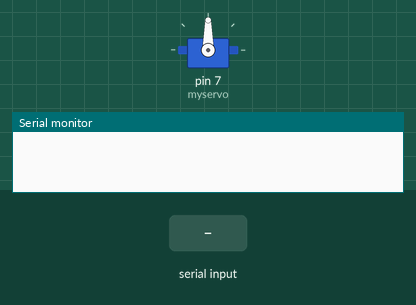
Simulated run of this sketch. Board: Arduino Uno, built with avr-gcc and run on an emulated ATmega328P. Parts: servo, the last lines printed to the serial monitor. The inputs (shaded band) are chosen by the test bench.

Above: at 1.2 s.
1.3 s: "<90,45>" received over Serial
At 2.5 s:
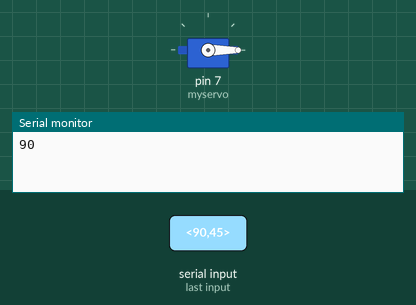
Timing chart, 0 to 4.3 s (numbered marks = the images above; inputs shaded):
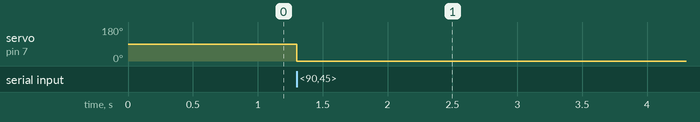

The sketch:

Receiver.ino
```cpp
#include <Servo.h>

Servo myservo;
bool started= false;
bool ended = false;
char incomingByte ;
bool thr_start = false;
bool thr_end = false;
char thr_byte;
byte thr_index;
char throttle[4];
char msg[4];
byte index;

void setup() {
  myservo.attach(7);
  Serial.begin(57600);
}

void loop() {

  while (Serial.available()>0){
  	//Read the incoming byte
    incomingByte = Serial.read();
    //Serial.println(incomingByte);
    if(incomingByte == '<')
    {
     started = true;
     index = 0;
     msg[index] = '\0'; // Throw away any incomplete packet
   }

   else if(incomingByte == '>')
   {
     ended = true;
     break;
   }

   else
   {
     if(index < 4)
     {
       msg[index] = incomingByte;
       index++;
       msg[index] = '\0';
     }
   }
 }

 if(started && ended)
 {
   int value = atoi(msg);
   Serial.println(value);
   myservo.writeMicroseconds(value);
   index = 0;
   msg[index] = '\0';
   started = false;
   ended = false;
 }
}
```

Measured:
- after the input at 1.3 s, servo on pin 7 (myservo): 90° → 0° at once
